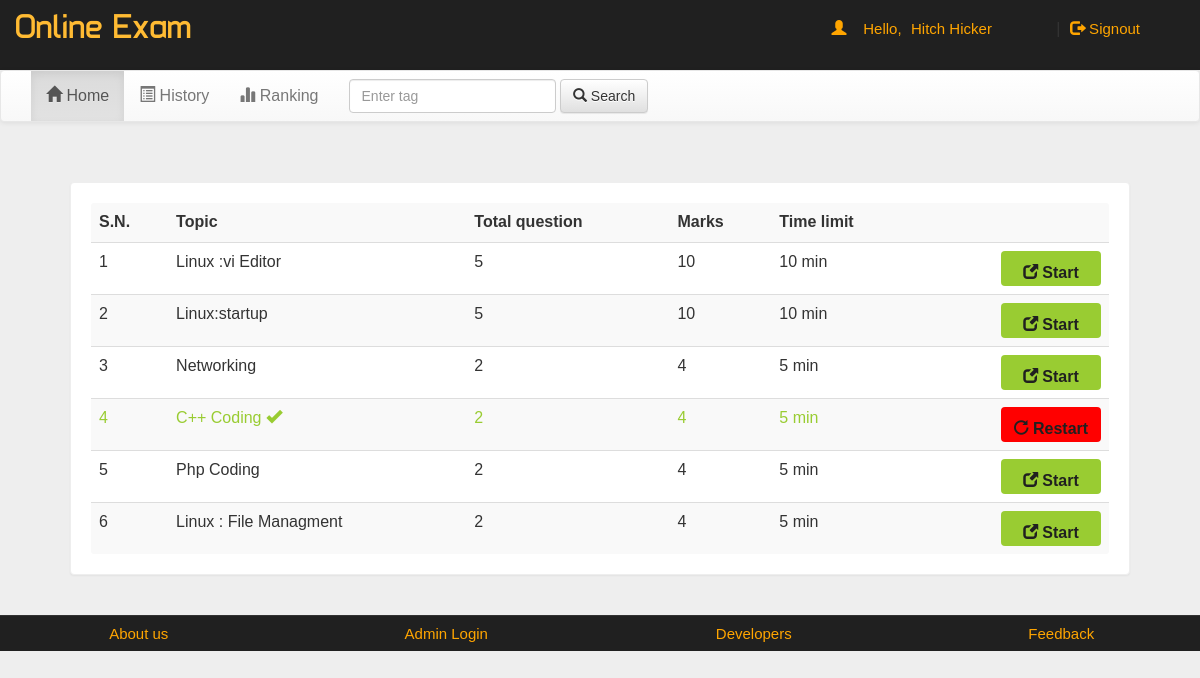
Page /account.php?q=1 (signed in) on the committed database.
### tables this page shows
CREATE TABLE `quiz` (
  `eid` text NOT NULL,
  `title` varchar(100) NOT NULL,
  `sahi` int(11) NOT NULL,
  `wrong` int(11) NOT NULL,
  `total` int(11) NOT NULL,
  `time` bigint(20) NOT NULL,
  `intro` text NOT NULL,
  `tag` varchar(100) NOT NULL,
  `date` timestamp NOT NULL DEFAULT current_timestamp() ON UPDATE current_timestamp()
);

### account.php (the view, shortened to what this page needs)
<!DOCTYPE html PUBLIC "-//W3C//DTD XHTML 1.0 Transitional//EN" "http://www.w3.org/TR/xhtml1/DTD/xhtml1-transitional.dtd">
<html xmlns="http://www.w3.org/1999/xhtml">
<head>
<link  rel="stylesheet" href="css/bootstrap.min.css"/>
 <link  rel="stylesheet" href="css/bootstrap-theme.min.css"/>
 <link rel="stylesheet" href="css/main.css">
 <link  rel="stylesheet" href="css/font.css">
</head>
<body>
<div class="header">
<div class="row">
<div class="col-lg-6">
<span class="logo">Online Exam</span></div>
<div class="col-md-4 col-md-offset-2">
 <?php
 include_once 'dbConnection.php';
  if(!(isset($_SESSION['email']))){
header("location:index.php");
}
else
{
$name = $_SESSION['name'];
$email=$_SESSION['email'];
echo '<span class="pull-right top title1" ><span class="log1"><span class="glyphicon glyphicon-user" aria-hidden="true"></span>&nbsp;&nbsp;&nbsp;&nbsp;Hello,</span> <a href="account.php?q=1" class="log log1">'.$name.'</a>&nbsp;|&nbsp;<a href="logout.php?q=account.php" class="log"><span class="glyphicon glyphicon-log-out" aria-hidden="true"></span>&nbsp;Signout</button></a></span>';
}?>
</div>
</div></div>
<div class="bg">
<nav class="navbar navbar-default title1">
  <div class="container-fluid">
    <div class="collapse navbar-collapse" id="bs-example-navbar-collapse-1">
      <ul class="nav navbar-nav">
        <li <?php if(@$_GET['q']==1) echo'class="active"'; ?> ><a href="account.php?q=1"><span class="glyphicon glyphicon-home" aria-hidden="true"></span>&nbsp;Home<span class="sr-only">(current)</span></a></li>
        <li <?php if(@$_GET['q']==2) echo'class="active"'; ?>><a href="account.php?q=2"><span class="glyphicon glyphicon-list-alt" aria-hidden="true"></span>&nbsp;History</a></li>
		<li <?php if(@$_GET['q']==3) echo'class="active"'; ?>><a href="account.php?q=3"><span class="glyphicon glyphicon-stats" aria-hidden="true"></span>&nbsp;Ranking</a></li></ul>
            <form class="navbar-form navbar-left" role="search">
        <div class="form-group">
          <input type="text" class="form-control" placeholder="Enter tag ">
        </div>
        <button type="submit" class="btn btn-default"><span class="glyphicon glyphicon-search" aria-hidden="true"></span>&nbsp;Search</button>
      </form>
      </div>
  </div>
</nav>
<div class="container">
<div class="row">
<div class="col-md-12">
<?php if(@$_GET['q']==1) {
$result = mysqli_query($con,"SELECT * FROM quiz ORDER BY date DESC") or die('Error');
echo  '<div class="panel"><table class="table table-striped title1">
<tr><td><b>S.N.</b></td><td><b>Topic</b></td><td><b>Total question</b></td><td><b>Marks</b></td><td><b>Time limit</b></td><td></td></tr>';
$c=1;
while($row = mysqli_fetch_array($result)) {
	$title = $row['title'];
	$total = $row['total'];
	$sahi = $row['sahi'];
    $time = $row['time'];
	$eid = $row['eid'];
$q12=mysqli_query($con,"SELECT score FROM history WHERE eid='$eid' AND email='$email'" )or die('Error98');
$rowcount=mysqli_num_rows($q12);
if($rowcount == 0){
	echo '<tr><td>'.$c++.'</td><td>'.$title.'</td><td>'.$total.'</td><td>'.$sahi*$total.'</td><td>'.$time.'&nbsp;min</td>
	<td><b><a href="account.php?q=quiz&step=2&eid='.$eid.'&n=1&t='.$total.'" class="pull-right btn sub1" style="margin:0px;background:#99cc32"><span class="glyphicon glyphicon-new-window" aria-hidden="true"></span>&nbsp;<span class="title1"><b>Start</b></span></a></b></td></tr>';
}
else
{
echo '<tr style="color:#99cc32"><td>'.$c++.'</td><td>'.$title.'&nbsp;<span title="This quiz is already solve by you" class="glyphicon glyphicon-ok" aria-hidden="true"></span></td><td>'.$total.'</td><td>'.$sahi*$total.'</td><td>'.$time.'&nbsp;min</td>
	<td><b><a href="update.php?q=quizre&step=25&eid='.$eid.'&n=1&t='.$total.'" class="pull-right btn sub1" style="margin:0px;background:red"><span class="glyphicon glyphicon-repeat" aria-hidden="true"></span>&nbsp;<span class="title1"><b>Restart</b></span></a></b></td></tr>';
}
}
echo '</table></div>';
}?>
</div></div></div></div>
<div class="row footer">
<div class="col-md-3 box">
<a href="#">About us</a>
</div>
<div class="col-md-3 box">
<a href="#" data-toggle="modal" data-target="#login">Admin Login</a></div>
<div class="col-md-3 box">
<a href="#">Developers</a>
</div>
<div class="col-md-3 box">
<a href="feedback.php" target="_blank">Feedback</a></div></div>
</body>
</html>

### css/main.css (style rules this page uses)
body { overflow-x:hidden; width:100%; font: 15px "Century Gothic", "Times Roman", sans-serif; background:#eee; min-height:550px; background-attachment:fixed; }
.bg { min-height:540px; }
.panel { border-color:#eee; margin:40px; padding:20px; font: 15px "Century Gothic", "Times Roman", sans-serif; }
.header { background:#202020; height:70px; }
.logo { font-family:'typo'; font-size:35px; color:#ffbb33; margin:15px; }
.title1 { font: 16px "Century Gothic", "Times Roman", sans-serif; }
.sub1 { width:90px; color:#202020; background:orange; font-size:15px; height:35px; margin:20px; padding:10px; width:100px; }
.footer { font-size:15px; text-align:center; border-top:1px solid; border-color:#323232; background-color:#202020; }
.footer a { margin:25px; color:orange; text-decoration:none; font: 15px "Century Gothic", "Times Roman", sans-serif; }
.box { padding:9px; }
.top { margin-top:20px; }
.log1 { font: 15px 'Ubuntu', sans-serif; color:orange; margin-left:10px; }
.log { margin:10px; margin-right:60px; margin-left:5px; color:orange; text-decoration:none; font-size:20px; font-size:15px; }

### rows in the picture
quiz: title "Linux :vi Editor", total "5", $sahi*$total "10", time "10"
quiz: title "Linux:startup", total "5", $sahi*$total "10", time "10"
quiz: title "Networking", total "2", $sahi*$total "4", time "5"
quiz: title "C++ Coding", total "2", $sahi*$total "4", time "5"
quiz: title "Php Coding", total "2", $sahi*$total "4", time "5"
quiz: title "Linux : File Managment", total "2", $sahi*$total "4", time "5"

### other values in the picture
$name "Hitch Hicker"
